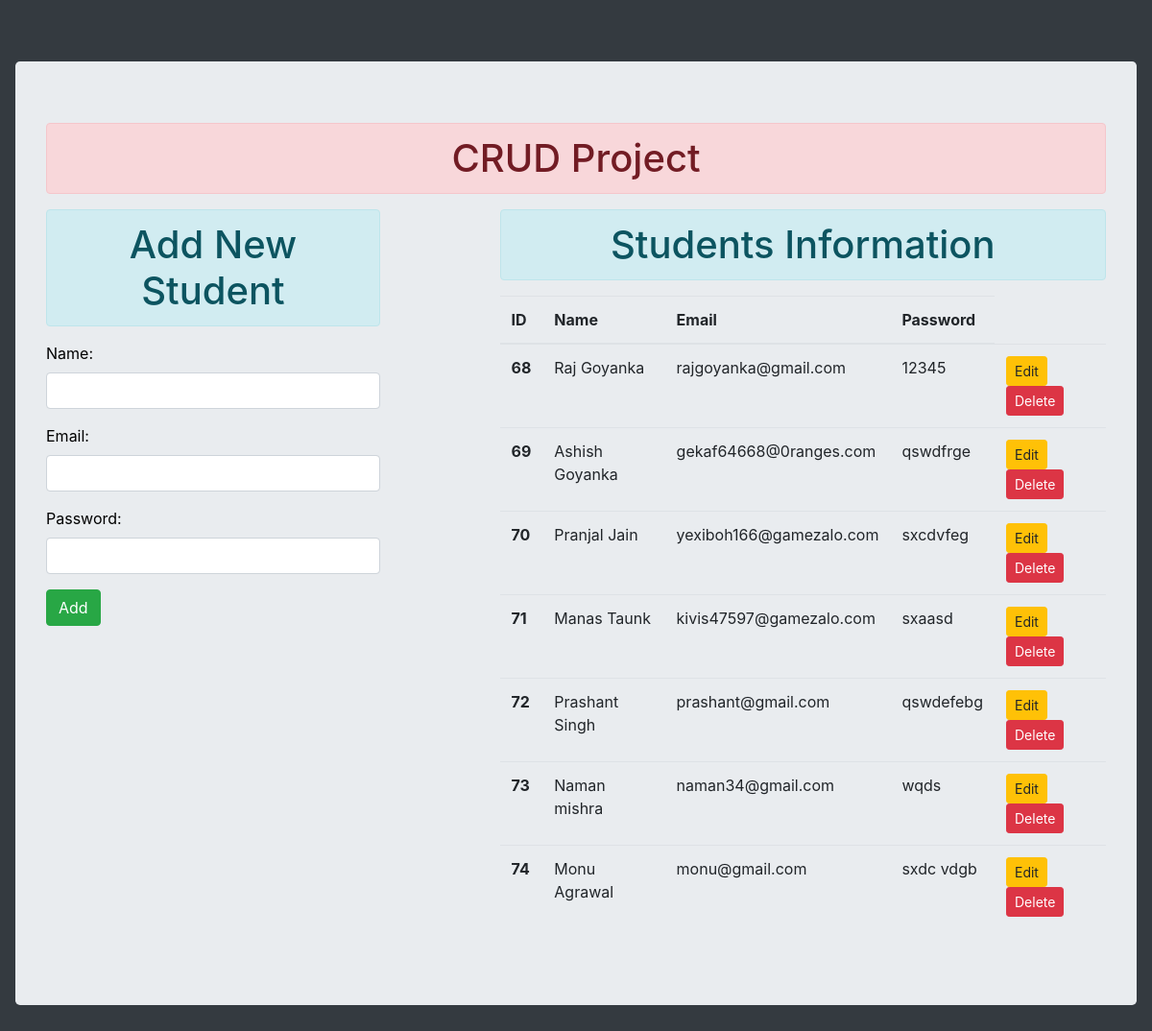
The app's page /, older data.
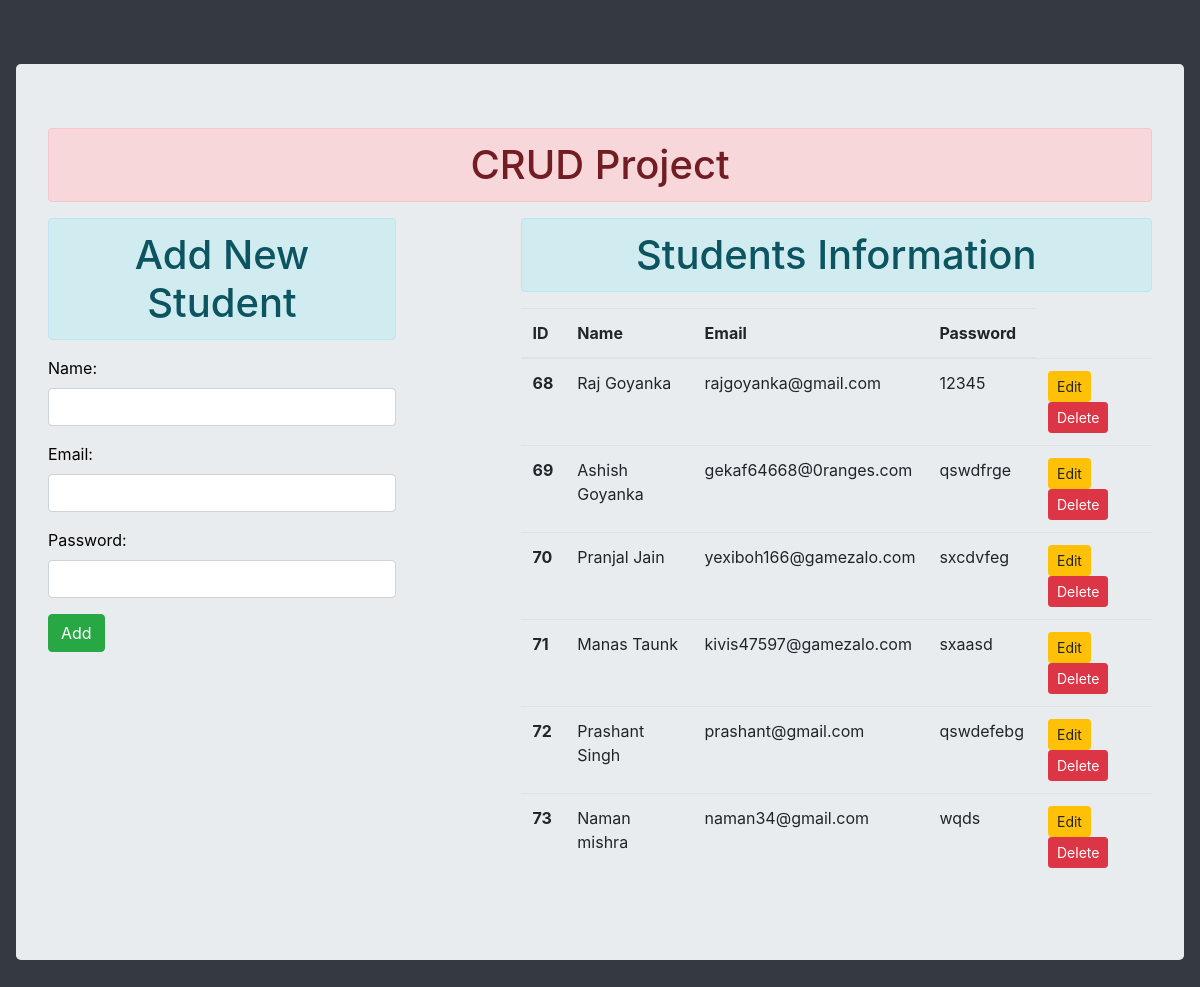
The same page, newer data.
### enroll/models.py (models this page shows)
class User(models.Model):
  name=models.CharField(max_length=70)
  email=models.EmailField(max_length=100)
  password=models.CharField(max_length=100)

### enroll/views.py (the view)
# urls.py: path('',views.add_show,name="addandshow"),
def add_show(request):
    if request.method == 'POST':
        fm=UserForm(request.POST)
        if fm.is_valid():
           fm.save()
           return HttpResponseRedirect('/')
    else:
        fm=UserForm()
    students=User.objects.all()
    return render(request,'enroll/addandshow.html',{'form':fm ,'stu':students})

### enroll/forms.py
class UserForm(forms.ModelForm):
    class Meta:
      model=User
      fields=('name','email','password')
      widgets={
      'name':forms.TextInput(attrs={'class':'form-control text-dark'}),
      'email':forms.EmailInput(attrs={'class':'form-control'}),
      'password':forms.PasswordInput(render_value=True,attrs={'class':'form-control'}),}

### enroll/templates/enroll/addandshow.html (shortened to what this page needs)
{% extends 'enroll/home.html' %}
{% block content %}
<div class="row">
    <div class="col-sm-4">
      <h1 class="text-center alert alert-info">Add New Student</h1>
      <form action="{% url 'addandshow'%}" method="post">
         {{form.as_p}}
         <input type="submit" value="Add" class="btn btn-success">
      </form>
    </div>
    <div class="col-sm-7 offset-1">
        <h1 class="text-center alert alert-info">Students Information</h1>
        {% if stu %}
          <table class="table table-hover">
            <thead>
              <tr>
                <th scope="col">ID</th>
                <th scope="col">Name</th>
                <th scope="col">Email</th>
                <th scope="col">Password</th>
              </tr>
            </thead>
            <tbody>
             {% for s in stu %}
              <tr>
                <th scope="row">{{s.id}}</th>
                <td>{{s.name}}</td>
                <td>{{s.email}}</td>
                <td>{{s.password}}</td>
                <td>
                   <a href="{% url 'update' s.id %}" class="btn btn-warning btn-sm">Edit</a>
                   <form action="{% url 'delete' s.id %}" method="post" class="d-inline">
                      <input type="submit" value="Delete" class="btn btn-danger btn-sm">
                   </form>
                </td>
              </tr>
             {% endfor %}
            </tbody>
          </table>
        {% else %}
         <h1 class="text-center alert alert-warning">No Data Found</>
        {% endif %}
    </div>
</div>
{% endblock content %}

Row changes from the older to the newer data that the page shows:
removed User: id "74", name "Monu Agrawal", email "monu@gmail.com", password "sxdc vdgb"
